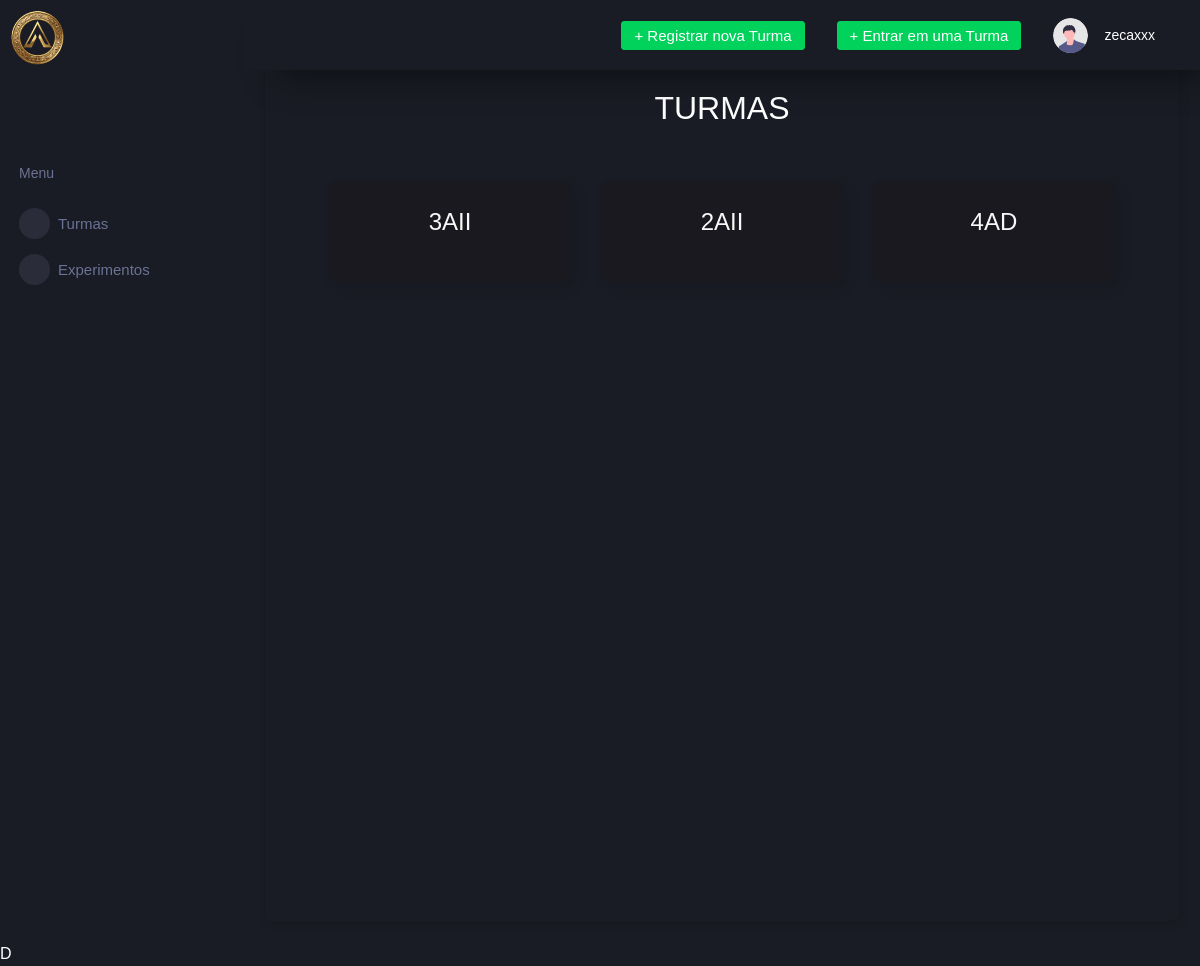
Page /turma/ (signed in) on the committed database.
### turmas/models.py (models this page shows, shortened)
class Turma(models.Model):
    nome = models.CharField(max_length=100)
    codigo = models.CharField(max_length=10, blank=True, null=True, unique=True)
    matricula = models.ManyToManyField(Usuario, through='UsuarioTurma')

### turmas/views.py (the view)
# urls.py: path("", views.read, name='read'),
@login_required
def read(request):
    usuario = request.user
    turmas = Turma.objects.filter(matricula=usuario)  # Usando o campo relacionado
    return render(request, 'turtem/lista.html', {'turmas': turmas})

### templates/turtem/lista.html
{% extends "turtem/base.html" %}
{% load static %}
{% block lista %}
<link rel="stylesheet" href="{% static 'meu_css/turma.css' %}">
<br>
<h2>TURMAS</h2>
<div class="main-panel">
    {% if turmas %}
        <div class="row">
            {% for turma in turmas %}
                <div class="col-md-4" style="margin-bottom: 20px;">
                    <div class="turma">
                        <a href="/turma/detail/{{ turma.id }}" >
                            <h3 style="margin: 0 0 10px 0;">{{ turma.nome }}</h3>
                        </a>
                                          </div>
                </div>
            {% endfor %}
        </div>
    {% else %}
        <p>Nenhuma turma disponível.</p>
    {% endif %}
</div>
{% endblock %}

### templates/turtem/_navbar.html (shortened to what this page needs)
{% load static %}
{% load permission_tags %}
{% block navbar %}
<nav class="navbar p-0 fixed-top d-flex flex-row">
  <div class="navbar-menu-wrapper flex-grow d-flex align-items-stretch">
    <button class="navbar-toggler navbar-toggler align-self-center" type="button" data-toggle="minimize">
      <span class="mdi mdi-menu"></span>
    </button>
    <ul class="navbar-nav w-100">
      {% if user|has_role:'professor'%}
    <ul class="navbar-nav navbar-nav-right">
      <li class="nav-item dropdown d-none d-lg-block">
        <a class="nav-link btn btn-success create-new-button" id="createbuttonDropdown" href="/turma/add">+ Registrar nova Turma</a>
      </li>
      <ul class="navbar-nav navbar-nav-right">
        <li class="nav-item dropdown d-none d-lg-block">
          <a class="nav-link btn btn-success create-new-button" id="createbuttonDropdown" href="/turma/entrar">+ Entrar em uma Turma</a>
        </li>
      {% else %}
      <ul class="navbar-nav navbar-nav-right">
        <li class="nav-item dropdown d-none d-lg-block">
          <a class="nav-link btn btn-success create-new-button" id="createbuttonDropdown" href="/turma/entrar">+ Entrar em uma Turma</a>
        </li>
      {% endif %}
      <li class="nav-item dropdown">
        <a class="nav-link" id="profileDropdown" href="#" data-toggle="dropdown">
          <div class="navbar-profile">
            <img class="img-xs rounded-circle" src="{% static 'img/undraw_profile.svg' %}" alt="">
            <p class="mb-0 d-none d-sm-block navbar-profile-name">{{user.username}}</p>
            <i class="mdi mdi-menu-down d-none d-sm-block"></i>
          </div>
        </a>
      </li>
    </ul>
  </div>
</nav>
{% endblock %}

### static/meu_css/turma.css (style rules this page uses)
.main-panel { padding: 20px; }
.col-md-4 { padding: 15px; }
.card a { text-decoration: none; color: #f8f8f8; padding: 16px; margin-top: 10px; font-size: 30px; }
.card h3 { margin: 0 0 10px 0; font-size: 1.5rem; }
.turma { box-shadow: 5px 5px 13px rgba(0, 0, 0, 0.1); background-color: rgb(25, 25, 31); display: flex; justify-content: center; border-radius: 8px; width: 100%; height: 100px; }
h2 { font-size: 2rem; margin-bottom: 20px; color: #ffffff; text-align: center; }

### rows in the picture
Turma: nome "3AII"
Turma: nome "2AII"
Turma: nome "4AD"

### other values in the picture
{{ user.username }} "zecaxxx"
